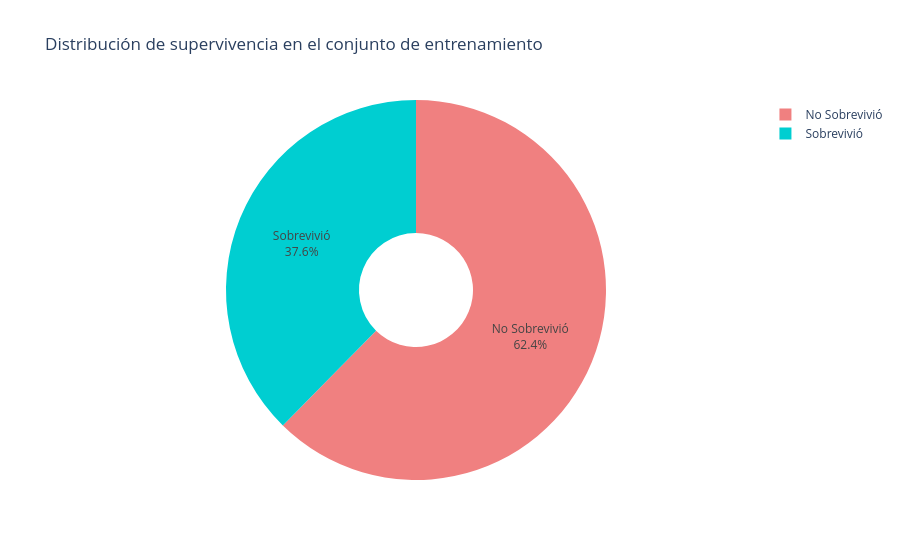

Write notebook code for a chart like this one.
### Code cell
# Contar valores de supervivencia
conteo_supervivencia = y_train.value_counts().rename({0: 'No Sobrevivió', 1: 'Sobrevivió'})

# Crear DF para el gráfico
df_pie = pd.DataFrame(
    {
        'Estado': conteo_supervivencia.index,
        'Cantidad': conteo_supervivencia.values
    }
)
df_pie

# Crear gráfico de pastel
fig = px.pie(df_pie, names='Estado', values='Cantidad',
             title='Distribución de supervivencia en el conjunto de entrenamiento',
             color_discrete_sequence=['lightcoral', 'darkturquoise'],
             hole=0.3)

fig.update_traces(textinfo='percent+label')
fig.show()

### Figure 1 — Plotly figure (JSON) as saved in the notebook; plotly's stock layout.template omitted (floating-point values rounded to 4 significant figures)
{"data": [{"domain": {"x": [0.0, 1.0], "y": [0.0, 1.0]}, "hole": 0.3, "hovertemplate": "Estado=%{label}<br>Cantidad=%{value}<extra></extra>", "labels": ["No Sobrevivió", "Sobrevivió"], "legendgroup": "", "name": "", "showlegend": true, "textinfo": "percent+label", "type": "pie", "values": [444, 268]}], "layout": {"legend": {"tracegroupgap": 0}, "piecolorway": ["lightcoral", "darkturquoise"], "title": {"text": "Distribución de supervivencia en el conjunto de entrenamiento"}}}
